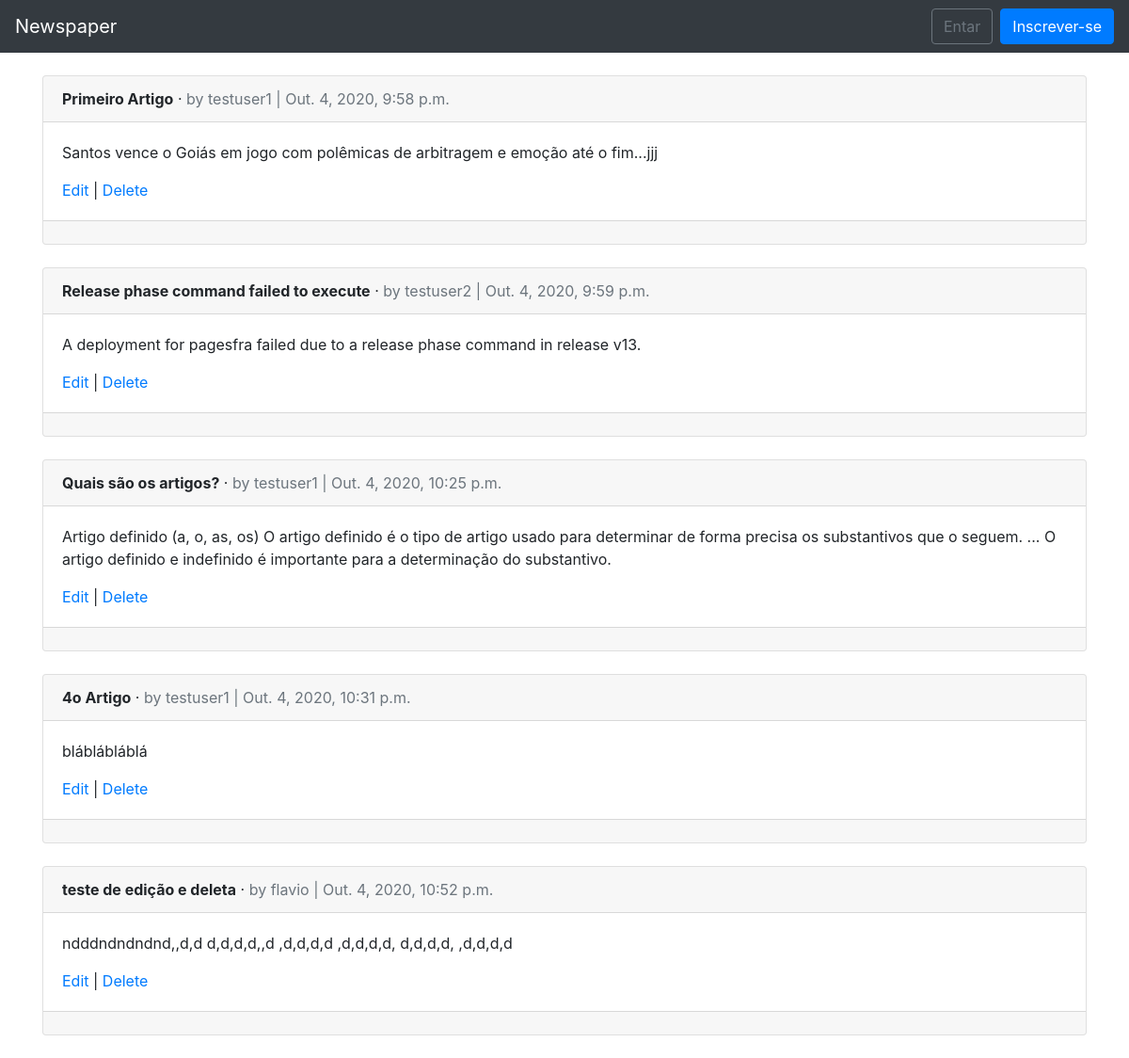
The page /articles/ on the database as committed earlier.
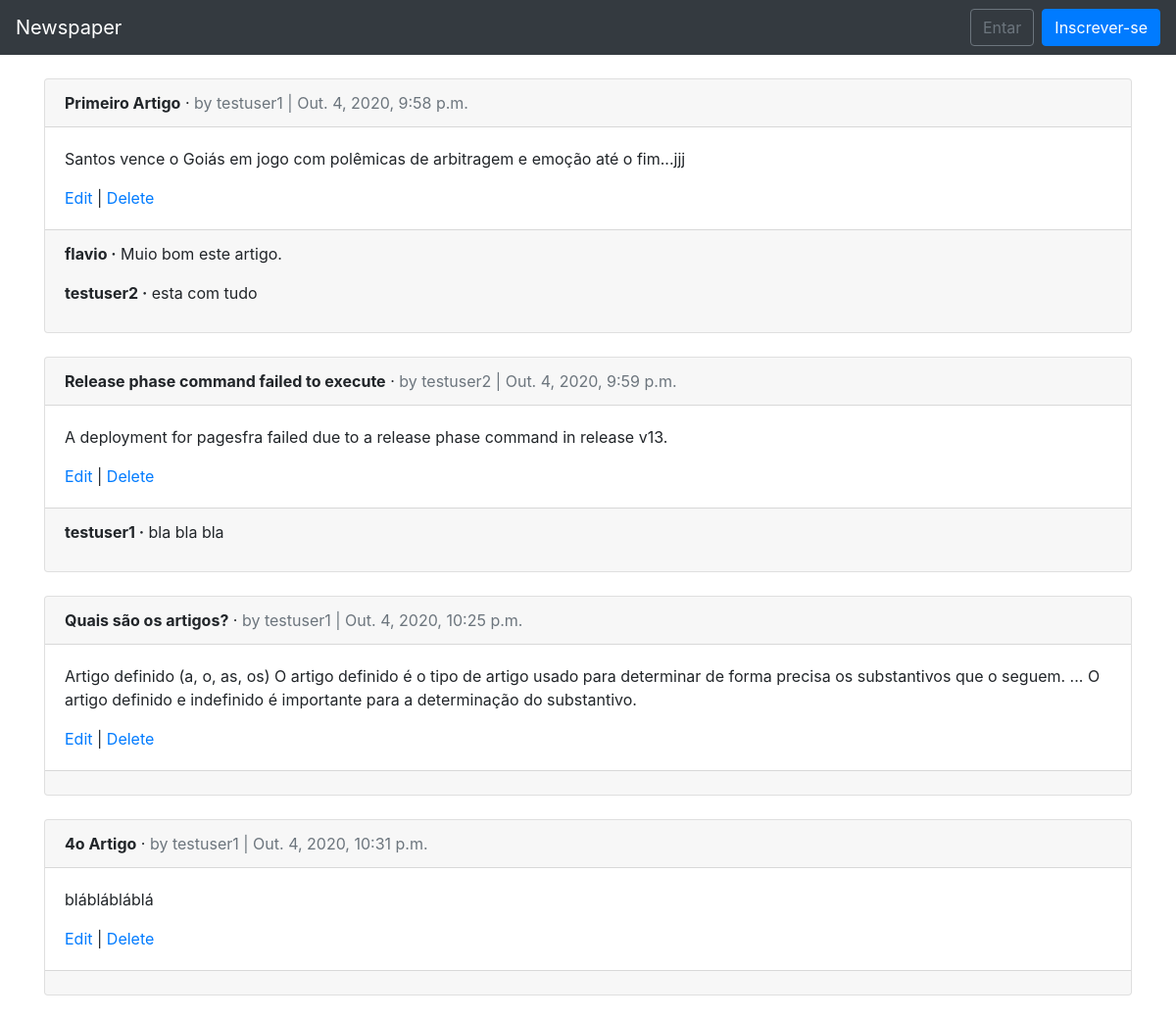
The same page on the database as committed later.
### articles/models.py (models this page shows, shortened)
class Article(models.Model):
    title = models.CharField(max_length=255)
    body = models.TextField()
    date = models.DateTimeField(auto_now_add=True)
    author = models.ForeignKey(get_user_model(), on_delete=models.CASCADE,)

class Comment(models.Model): # new
    article = models.ForeignKey(Article,
        on_delete=models.CASCADE,
        related_name='comments',
        )
    comment = models.CharField(max_length=140)
    author = models.ForeignKey(
        get_user_model(),
        on_delete=models.CASCADE,
        )
    def __str__(self):
        return self.comment

### users/models.py (models this page shows)
class CustomUser(AbstractUser):
    age = models.PositiveIntegerField(null=True, blank=True)

### articles/views.py (the view)
# urls.py: path('', ArticleListView.as_view(), name='article_list'),
class ArticleListView(ListView):
    model = Article
    template_name = 'article_list.html'
    login_url = 'login'

### templates/article_list.html (shortened to what this page needs)
{% extends 'base.html' %}
{% block content %}
{% for article in object_list %}
<div class="card">
<div class="card-header">
<span class="font-weight-bold">{{ article.title }}</span> &middot;
<span class="text-muted">by {{ article.author }} |
{{ article.date }}</span>
</div>
<div class="card-body">
<p>{{ article.body }}</p>
<a href="{% url 'article_edit' article.pk %}">Edit</a> |
<a href="{% url 'article_delete' article.pk %}">Delete</a>
</div>
<div class="card-footer">
{% for comment in article.comments.all %}
<p>
<span class="font-weight-bold">{{ comment.author }} &middot;</span>
{{ comment }}
</p>
{% endfor %}
</div>
</div>
<br />
{% endfor %}
{% endblock content %}

### templates/base.html (shortened to what this page needs)
<!doctype html>
<html lang="pt-br">
    <head>
        <link rel="stylesheet"
        href="https://stackpath.bootstrapcdn.com/bootstrap/4.1.3/css/\bootstrap.min.css"
>
    </head>
    <body>
        <nav class="navbar navbar-expand-md navbar-dark bg-dark mb-4">
            <a class="navbar-brand" href="{% url 'home' %}">Newspaper</a>
            <div class="collapse navbar-collapse" id="navbarCollapse">
                {% if user.is_authenticated %}
                    <ul class="navbar-nav ml-auto">
                        <li class="nav-item">
                            <a class="nav-link dropdown-toggle" href="#" id="userMenu"
                                data-toggle="dropdown" aria-haspopup="true"
                                aria-expanded="false">
                                {{ user.username }}
                            </a>
                            <div class="dropdown-menu dropdown-menu-right"
                                aria-labelledby="userMenu">
                                <a class="dropdown-item"
                                href="{% url 'password_change'%}">Alterar senha</a>
                                <div class="dropdown-divider"></div>
                                <a class="dropdown-item" href="{% url 'logout' %}">
                                Sair</a>
                            </div>
                        </li>
                    </ul>
                {% else %}
                    <form class="form-inline ml-auto">
                        <a href="{% url 'login' %}" class="btn btn-outline-secondary">Entar</a>
                        <a href="{% url 'signup' %}" class="btn btn-primary ml-2">Inscrever-se</a>
                    </form>
                {% endif %}
            </div>
        </nav>
        <div class="container">
            {% block content %}
            {% endblock content %}
        </div>
    </body>
</html>

Rows that differ between the two databases and show on the page:
removed Article: title "teste de edição e deleta", author "flavio", date "Out. 4, 2020, 10:52 p.m.", body "ndddndndndnd,,d,d d,d,d,d,,d ,d,d,d,d ,d,d,d,d, d,d,d,d, ,d,d,d,d"
added Comment: author "flavio", comment "Muio bom este artigo.", shown under Article "Primeiro Artigo"
added Comment: author "testuser2", comment "esta com tudo", shown under Article "Primeiro Artigo"
added Comment: author "testuser1", comment "bla bla bla", shown under Article "Release phase command failed to execute"
